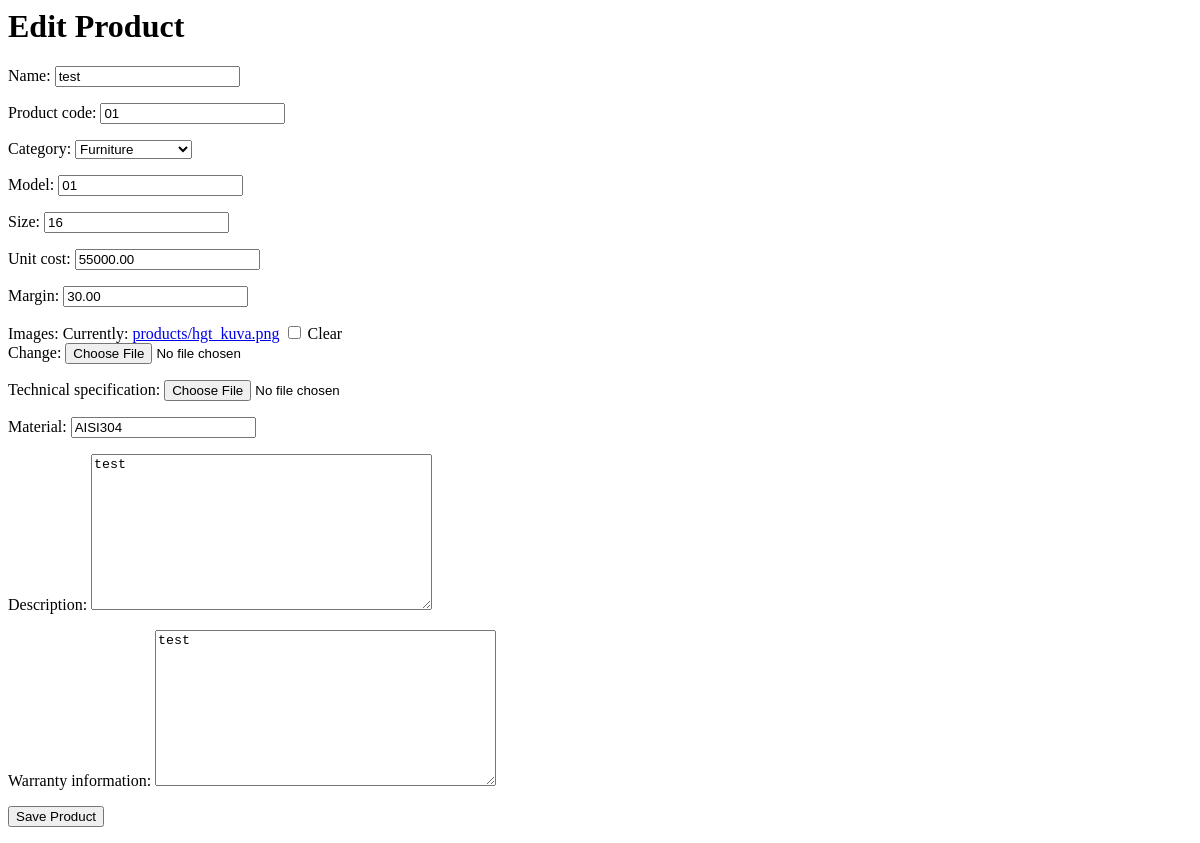
The app's page /products/1/edit/, older data.
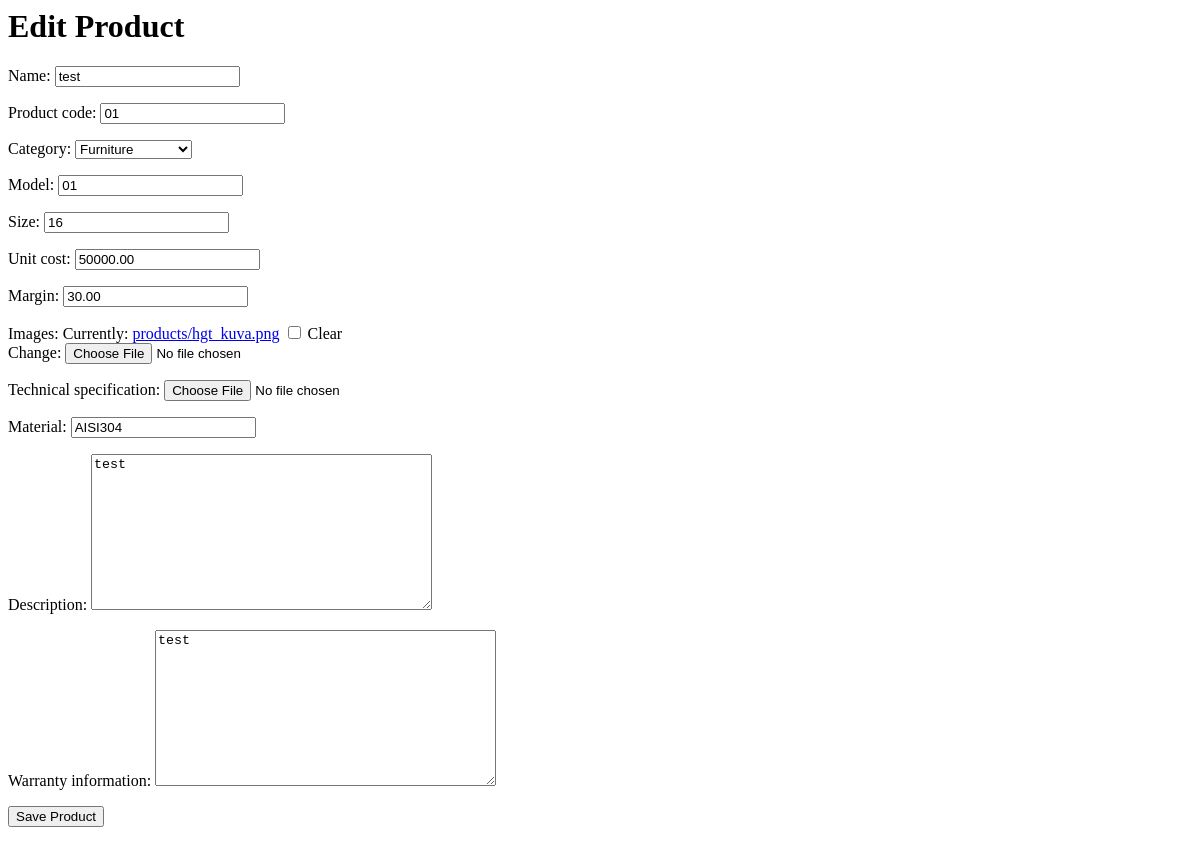
The same page, newer data.
### products/models.py (models this page shows, shortened)
class Product(models.Model):
    name = models.CharField(max_length=200)
    product_code = models.CharField(max_length=100, unique=True)
    category = models.ForeignKey(Category, on_delete=models.CASCADE)
    model = models.CharField(max_length=100)
    size = models.CharField(max_length=50)
    unit_cost = models.DecimalField(max_digits=10, decimal_places=2)
    margin = models.DecimalField(max_digits=5, decimal_places=2, default=30)  # Default margin is 30%
    price = models.DecimalField(max_digits=10, decimal_places=2, blank=True, null=True)
    images = models.ImageField(upload_to='products/', blank=True, null=True)
    technical_specification = models.FileField(upload_to='product_specs/', blank=True, null=True)
    material = models.CharField(max_length=200)
    description = models.TextField()
    warranty_information = models.TextField()

class Category(models.Model):
    name = models.CharField(max_length=100)
    def __str__(self):
        return self.name

### products/views.py (the view)
# urls.py: path('<int:pk>/edit/', views.product_edit, name='product_edit'),
def product_edit(request, pk):
    product = get_object_or_404(Product, pk=pk)
    if request.method == 'POST':
        form = ProductForm(request.POST, request.FILES, instance=product)
        if form.is_valid():
            form.save()
            return redirect('products:product_list')
    else:
        form = ProductForm(instance=product)
    return render(request, 'products/product_form.html', {'form': form})

### products/forms.py
class ProductForm(forms.ModelForm):
    class Meta:
        model = Product
        fields = [
            'name', 'product_code', 'category', 'model', 'size',
            'unit_cost', 'margin', 'images', 'technical_specification',
            'material', 'description', 'warranty_information'
        ]
    category = forms.ModelChoiceField(queryset=Category.objects.all(), empty_label="Select Category")

### products/templates/products/product_form.html (shortened to what this page needs)
<h1>{% if form.instance.pk %}Edit Product{% else %}Add New Product{% endif %}</h1>
<form method="post" enctype="multipart/form-data">
    {{ form.as_p }}
    <button type="submit">Save Product</button>
</form>

Row changes from the older to the newer data that the page shows:
changed Product "Furniture": unit_cost "55000.00" → "50000.00"
